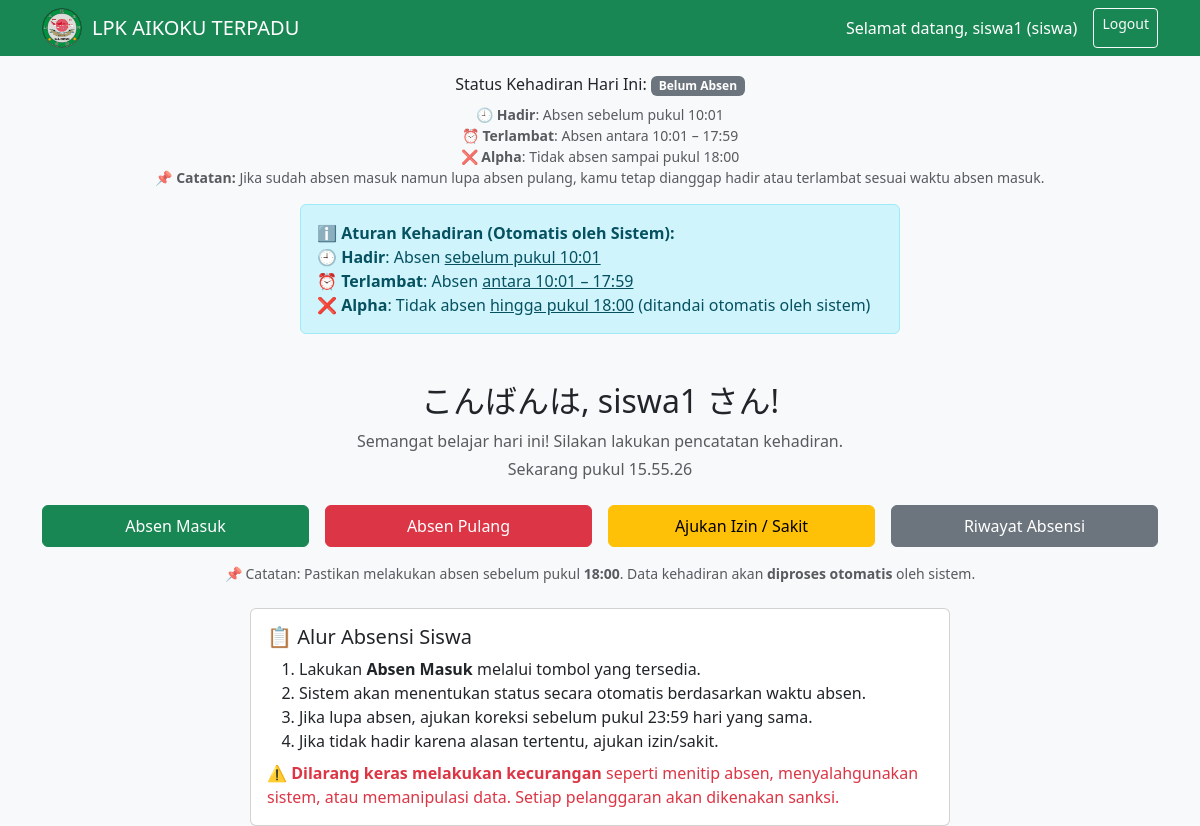
The page /dashboard_siswa.php (signed in) on the database as committed earlier.
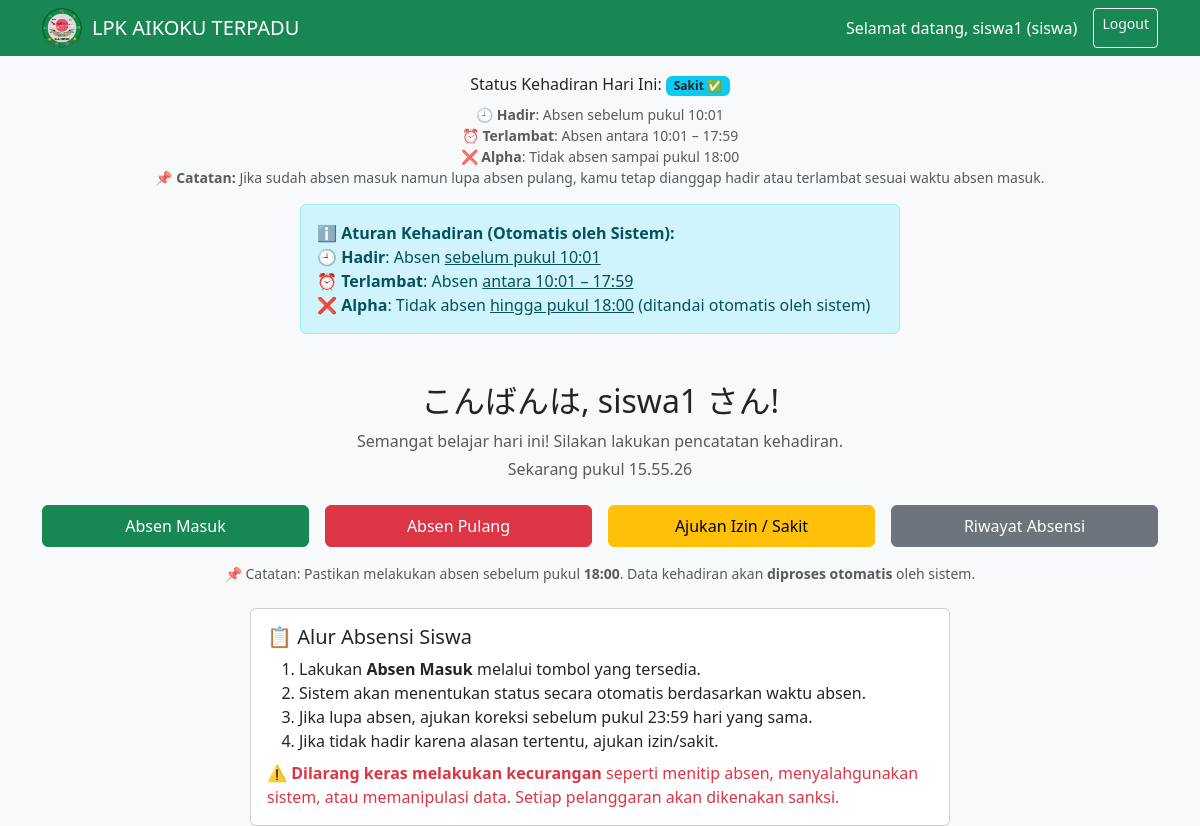
The same page on the database as committed later.
### tables this page shows
CREATE TABLE `tb_pengajuan_izin` (
  `id_pengajuan` int(11) NOT NULL,
  `id_pengguna` int(11) DEFAULT NULL,
  `tanggal` date DEFAULT NULL,
  `jenis` enum('Izin','Sakit') DEFAULT NULL,
  `alasan` text DEFAULT NULL,
  `status` enum('Menunggu','Diterima','Ditolak') DEFAULT 'Menunggu'
);

### dashboard_siswa.php (the view, shortened to what the changed rows need)
<?php
include 'includes/config.php';
$hour = date('H');
if ($hour < 11) {
    $salamJepang = "おはようございます";
} elseif ($hour < 15) {
    $salamJepang = "こんにちは";
} else {
    $salamJepang = "こんばんは";
}
$tanggal = date('Y-m-d');
$id_pengguna = $_SESSION['id_pengguna'];
$cek = mysqli_query($koneksi, "SELECT * FROM tb_absensi WHERE id_pengguna='$id_pengguna' AND tanggal='$tanggal'");
$absen = mysqli_fetch_assoc($cek);
$izin = mysqli_query($koneksi, "
    SELECT jenis FROM tb_pengajuan_izin
    WHERE id_pengguna='$id_pengguna'
    AND tanggal='$tanggal'
    AND status='Diterima'
    ORDER BY id_pengajuan DESC LIMIT 1
");
if (mysqli_num_rows($izin) > 0) {
    $izinData = mysqli_fetch_assoc($izin);
    $jenis = $izinData['jenis'];
    $warna = $jenis == 'Sakit' ? 'bg-info text-dark' : 'bg-warning text-dark';
    $badge = "<span class='badge $warna'>$jenis ✅</span>";
} elseif (!$absen) {
    $badge = '<span class="badge bg-secondary">Belum Absen</span>';
}
?>
<!DOCTYPE html>
<html lang="id">
<head>
    <link href="https://cdn.jsdelivr.net/npm/bootstrap@5.3.0/dist/css/bootstrap.min.css" rel="stylesheet">
</head>
<body class="bg-light">
    <div class="mt-3 text-center">
        Status Kehadiran Hari Ini: <?= $badge ?>
        <div class="mt-2 text-muted small">
            🕘 <strong>Hadir</strong>: Absen sebelum pukul 10:01<br>
            ⏰ <strong>Terlambat</strong>: Absen antara 10:01 – 17:59<br>
            ❌ <strong>Alpha</strong>: Tidak absen sampai pukul 18:00<br>
            📌 <strong>Catatan:</strong> Jika sudah absen masuk namun lupa absen pulang, kamu tetap dianggap hadir atau
            terlambat sesuai waktu absen masuk.
        </div>
    </div>
    <div class="container mt-5">
        <div class="text-center mb-4">
            <h2><?= $salamJepang; ?>, <?= $_SESSION['username']; ?> さん!</h2>
        </div>
    </div>
</body>
</html>

Rows that differ between the two databases and show on the page:
added tb_pengajuan_izin: jenis "Sakit"
Other text that changed with them:
text no longer shown: "Belum Absen"
